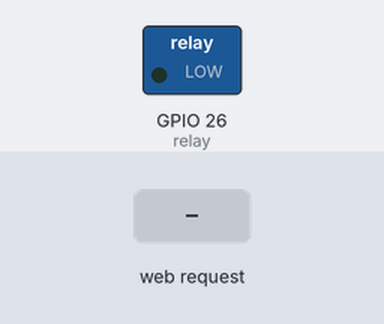
The sketch below on a simulated ESP32. On the bench: switched loads named in the sketch (green lamp = pin HIGH). The test bench sets the inputs (shaded band). WiFi joins after 1.5 s; servers stay silent unless stated; what the sketch prints to the serial monitor is not drawn.

Above: at 3.2 s.
3.3 s: HTTP request GET /waterGun received
At 3.7 s:
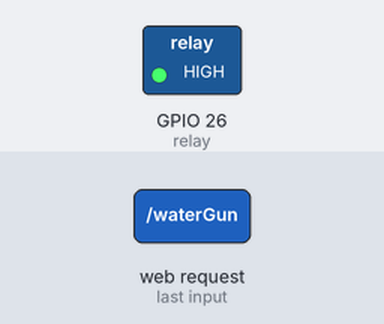
Timing chart, 0 to 6.3 s (numbered marks = the images above; inputs shaded):
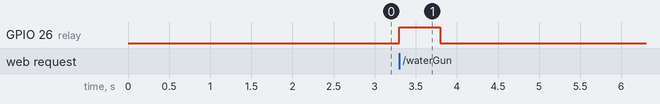

Measured:
- after the input at 3.3 s, GPIO 26 (relay): LOW → HIGH at once, → LOW 0.50 s later

The sketch:

ESP32_arduino_waterGun.ino
```cpp
//--déclaration des bibliothèque--
//--Libraries declaration--
#include <WiFi.h>
#include <WebServer.h>
//----
//--déclaration des variables globales--
//--global variables declaration--
//infos pour connexion wifi (STA)
//WiFi connection info
const char* ssid = "Your_SSID";
const char* password = "Your_WiFi_password";

//webserver port
WebServer server(80);

//variable du GPIO pour controler le relai
//GPIO variable to control relay
const int relay = 26;
//----


//--Fonction de boot de l'ESP--
//--ESP boot function--
void setup() {
  //Fréquence de l'ESP32 pour téléverser correctement le code (unité : bauds)
  //ESP32 frequency to communicate with the PC (in baud)
  Serial.begin(115200);
  Serial.println("start");
  //On indique que la GPIO 26 va servir pour émettre un signal et non pour en recevoir.
  //Indicate to the relay GPIO will emit (and not receive) a signal.
  pinMode(relay, OUTPUT);
  //On indique que la GPIO 26 n'émet pas de signal
  //Indicate to the relay GPIO to emit nothing by default
  digitalWrite(relay, LOW);

  //Connexion au WIFI configuré et affiche l'IP distribuée dans la console
  //Connect to wifi and display the IP used by ESP32
  WiFi.begin(ssid, password);
  while (WiFi.status() != WL_CONNECTED) {
    delay(1000);
    Serial.println("Connecting to WiFi..");
    Serial.print("Got IP: ");  Serial.println(WiFi.localIP());
}

  //On indique au serveur web de déclencher la fonction "handle_waterGun" dés qu'il recoit un requête sur l'URI "/waterGun"
  //When receive a HTTP request on "/waterGun" URI launch the function "handle_waterGun"
  server.on("/waterGun", handle_waterGun);
  //initialise le serveur web
  server.begin();
}
//----

//--Boucle d'exécution principale--
//--Principal loop once boot is finished--
void loop()
{
    //boucle principale (infini) du serveur web
    //infinite loop for webserver
    server.handleClient();
}
//----

//--Autre fonction appelée depuis le boot ou la boucle principale--
//--Other functions called from the principal loop--
void handle_waterGun() {
    //émet un signal sur le GPIO 26
    //Emit signal on relay GPIO (26)
    digitalWrite(relay, HIGH);
    //attend 0.5 secondes avant de passer à la suite
    //waiting 0.5 seconds
    delay(500);
    //stop l'émission sur le GPIO 26
    //Stop to emit signal on relay GPIO (26)
    digitalWrite(relay, LOW);
    server.send(200, "text/plain", "Requête bien reçu!");
}
//----
```
